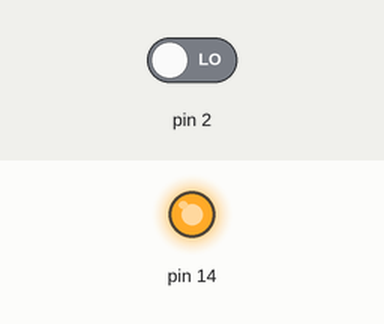
Simulated run of this sketch. Board: Arduino Uno, built with avr-gcc and run on an emulated ATmega328P. Shown: output pins drawn as LEDs (lit = HIGH). The inputs (shaded band) are chosen by the test bench; at power-on: pin 2 LOW.

Above: at 1.2 s.
1.3 s: pin 2 driven HIGH
At 1.7 s:
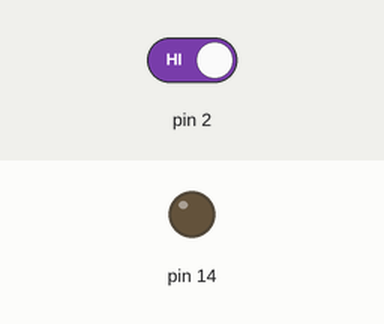
Timing chart, 0 to 4.3 s (numbered marks = the images above; inputs shaded):
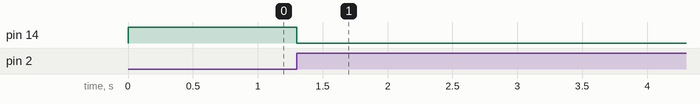

Measured:
- after the input at 1.3 s, pin 14: HIGH → LOW at once

The sketch:

example1.ino
```cpp
// @author Abdelaziz Salah
// @author Saraah El-Zayat

#include <avr/io.h>
#include <avr/interrupt.h>

ISR(INT0_vect) {
// toggling the value of 3rd bit in portC
 PORTC = PORTC ^ (1 << PC0);
}

void INT0_init(void) {
  // disable all the interrupts
  SREG &= ~(1 << 7);

  DDRD = DDRD & (~(1 << PD2)); // defining the direction as input
  EIMSK |= (1 << INT0); //  enabling the external interrupt
  EICRA |= (1 << ISC00) | (1 << ISC01);  // setting

  // enabling the interrupts
  SREG |= (1 << 7);
}

void setup() {
  // put your setup code here, to run once:
  INT0_init();
  DDRC |= (1 << PC0); // setting the direction as output.
  PORTC |= (1 << PC0); // setting the initial value.
  Serial.begin (9600);
}

void loop() {
  // put your main code here, to run repeatedly:


}
```
